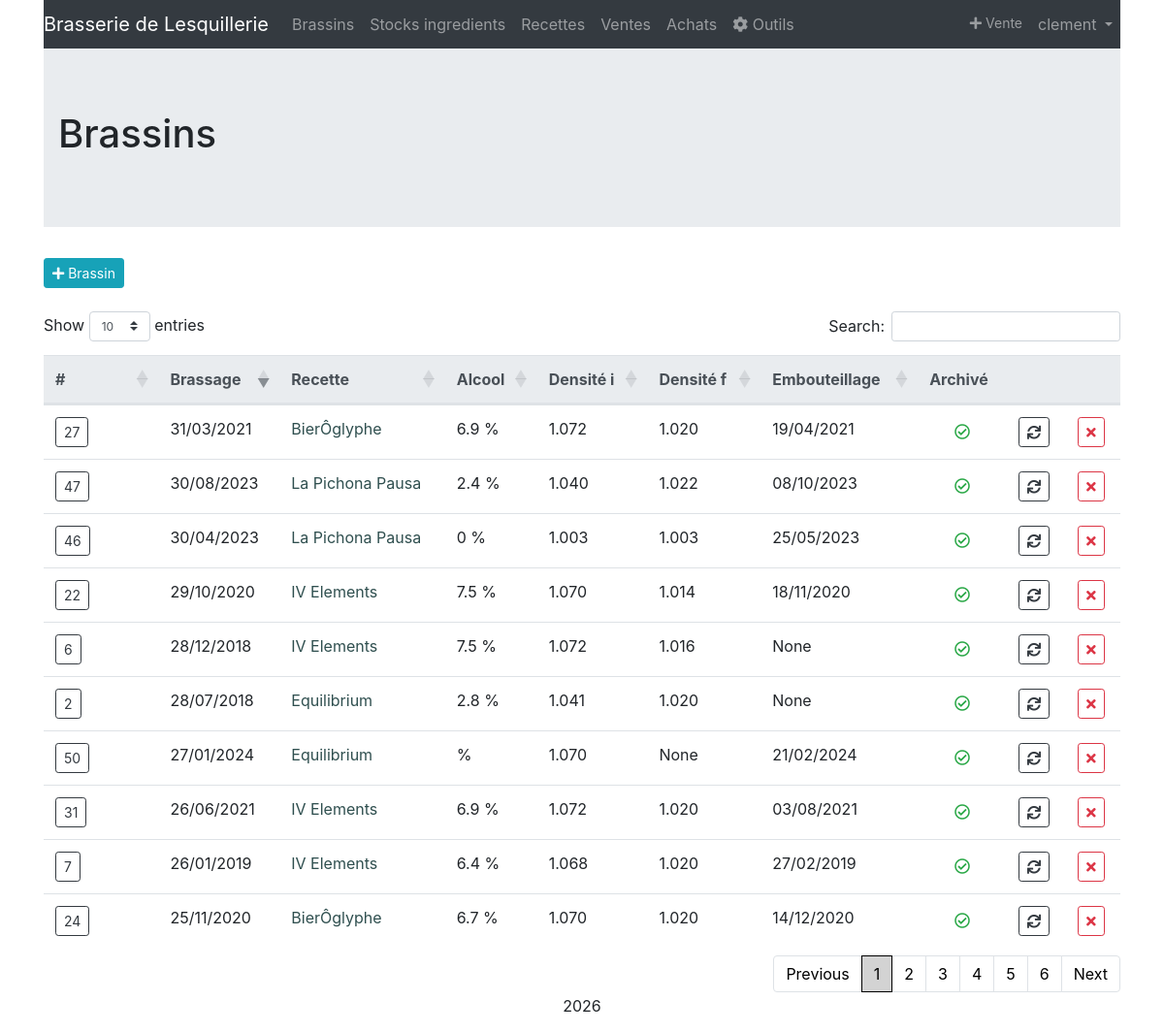
The app's page /brasserie/brassins/ (signed in) with its own data.
### brassin/models.py (models this page shows, shortened)
class Profile(models.Model):
	user = models.OneToOneField(User, on_delete=models.CASCADE)
	brasserie = models.CharField(max_length=100)
	logo = models.ImageField(upload_to ='logos',blank=True,null=True)

class Brassin(models.Model):
	date_brassin = models.DateField(null=True)
	numero = models.CharField(blank=True,null=True,max_length=30)
	date_mise_bouteille = models.DateField(blank=True,null=True)
	densite_avant_ebullition = models.DecimalField(blank=True,null=True, max_digits=4, decimal_places=3)
	densite_initiale = models.DecimalField(blank=True,null=True, max_digits=4, decimal_places=3)
	densite_finale = models.DecimalField(blank=True,null=True, max_digits=4, decimal_places=3)
	volume_empatage = models.DecimalField(blank=True,null=True, max_digits=5, decimal_places=1)
	volume_rincage_dreches = models.DecimalField(blank=True,null=True, max_digits=5, decimal_places=1)
	volume_mout = models.DecimalField(blank=True,null=True, max_digits=5, decimal_places=1)
	volume_cuve_fermentation = models.DecimalField(blank=True,null=True, max_digits=5, decimal_places=1)
	volume_starter = models.DecimalField(blank=True,null=True, max_digits=5, decimal_places=1,default=0)
	temps_empatage = models.TimeField(blank=True,null=True,default="01:15:00")
	temps_ebullition = models.TimeField(blank=True,null=True,default="01:30:00")
	temps_fermentation = models.TimeField(blank=True,null=True)
	notes = models.TextField(blank=True,null=True)
	resucrage = models.DecimalField(blank=True,null=True, max_digits=2, decimal_places=1)
	ingredient = models.ManyToManyField(Ingredient, through='BrassinIngredient',blank=True)
	recette = models.ForeignKey(Recette, on_delete=models.SET_NULL, null=True,blank=True)
	fermenteur = models.ForeignKey(Fermenteur, on_delete=models.SET_NULL, null=True,blank=True)
	archive = models.BooleanField(default=False)
	class Meta:
		verbose_name = "Brassin"
		ordering = ['-date_brassin']
	@property
	def taux_alcool(self):
		if not self.densite_initiale or not self.densite_finale:
			return
		return (self.densite_initiale-self.densite_finale)*Decimal(133.333)

class Recette(models.Model):
	nom = models.CharField(max_length=30)
	type_biere = models.CharField(blank=True,null=True,max_length=30)
	densite_desire = models.DecimalField(blank=True,null=True, max_digits=4, decimal_places=3)
	taux_empatage =  models.DecimalField(max_digits=4, decimal_places=3,default=0.3)
	resucrage = models.DecimalField(blank=True,null=True, max_digits=3, decimal_places=1,default=7)
	notes = models.TextField(blank=True,null=True)
	etiquette = models.ImageField(upload_to = 'recettes',blank=True,null=True)
	class Meta:
		verbose_name = "Recette"
		ordering = ['id']
	def __str__(self):
		return self.nom

### brassin/views.py (the view)
# urls.py: path('brassins/', views.BrassinsList, name="brassin_list"),
@login_required
def BrassinsList(request):
    bs = Brassin.objects.all()
    return render(request, "brassin/brassin_list.html", {'brassins': bs})

### brassin/templates/brassin/brassin_list.html (shortened to what this page needs)
{% extends 'base.html' %}
{% load static %}
{% block content %}
  <div class="jumbotron jumbotron-fluid">
    <div class="container">
      <h1 class="page-header">Brassins</h1>
    </div>
  </div>
      <a class="btn btn-info btn-sm" href="{% url 'brassin_create' %}"><i class="fas fa-plus"></i>  Brassin</a>
  <br/><br/>
  <div class="row">
    <div class="col-12">
      <table class="table table-hover" id="Brassin-table" style="width:100%">
        <thead class="thead-light">
          <tr>
            <th>#</th>
            <th>Brassage</th>
            <th>Recette</th>
            <th>Alcool</th>
            <th>Densité i</th>
            <th>Densité f</th>
            <th>Embouteillage</th>
            <th>Archivé</th>
            <th></th>
            <th></th>
          </tr>
        </thead>
        <tbody>
          {% for brassin in brassins %}
          <tr>
            <td><a data-toggle="tooltip" title="{{ brassin.notes }}" class="btn btn-outline-dark btn-sm" href="{% url 'brassin_consult' brassin.id %}">{{ brassin.numero }}</a></td>
            <td>{{ brassin.date_brassin }}</td>
            <td><a href="{% if brassin.recette %}{% url 'recette_consult' brassin.recette.id %}{% endif %}">{{ brassin.recette }}</a></td>
            <td>{{ brassin.taux_alcool|floatformat }} %</td>
            <td>{{ brassin.densite_initiale }}</td>
            <td>{{ brassin.densite_finale }}</td>
            <td>{{ brassin.date_mise_bouteille }}</td>
            <td style="text-align: center;vertical-align: middle;">{% if brassin.archive %}<i class="far fa-check-circle" style="color:#28a745"></i>{% endif %}</td>
            <td><a class="btn btn-outline-dark btn-sm" href="{% url 'brassin_update' brassin.id %}"><i class="fas fa-sync"></i></a></td>
            <td><a class="btn btn-outline-danger btn-sm" href="{% url 'brassin_delete' brassin.id %}"><i class="fas fa-times"></i></a></td>
          </tr>
          {% empty %}
            <tr>
              <td colspan="10" class="text-center bg-warning">Pas encore de brassin.</td>
            </tr>
          {% endfor %}
        </tbody>
      </table>
    </div>
   </div>
  </div>
{% endblock %}

### templates/base.html (shortened to what this page needs)
{% load static %}
<!DOCTYPE html>
<html lang="fr">
  <head>
    <link rel="stylesheet" href="https://use.fontawesome.com/releases/v5.7.0/css/all.css">
    <link rel="stylesheet" href="https://maxcdn.bootstrapcdn.com/bootstrap/4.0.0/css/bootstrap.min.css">
    <link rel="stylesheet" type="text/css" href="https://cdn.datatables.net/1.10.24/css/dataTables.bootstrap4.min.css"/>
    <link rel="stylesheet" href="{% static 'brassin/css/style.css' %}" />
  </head>
  <body>
    <div class="container">
      <nav class="navbar navbar-expand-sm bg-dark navbar-dark sticky-top bg-faded">
        <a class="navbar-brand" href="{% url 'home' %}">
          {% if user.profile.logo %}
            <img src="{{ user.profile.logo.url }}" alt="{{ user.profile.brasserie }}" height="30">
          {% else %}
            {{ user.profile.brasserie }}
          {% endif %}
        </a>
        <div class="collapse navbar-collapse" id="collapsibleNavbar">
          {% if user.is_authenticated %}
          <ul class="navbar-nav">
            <li class="nav-item">
              <a class="nav-link" href="{% url 'brassin_list' %}">Brassins</a>
            </li>
            <li class="nav-item">
              <a class="nav-link" href="{% url 'ingredients_list' %}">Stocks ingredients</a>
            </li>
            <li class="nav-item">
              <a class="nav-link" href="{% url 'recettes_list' %}">Recettes</a>
            </li>
            <li class="nav-item">
              <a class="nav-link" href="{% url 'ventes_list' %}">Ventes</a>
            </li>
            <li class="nav-item">
              <a class="nav-link" href="{% url 'achats_list' %}">Achats</a>
            </li>
            <li class="nav-item">
              <a class="nav-link" href="{% url 'outils' %}"><i class="fa fa-cog" aria-hidden="true"></i>   Outils</a>
            </li>
          </ul>
          <ul class="navbar-nav ml-auto">
            <li class="nav-item">
              <a class="nav-link btn-outline-info btn-sm" href="{% url 'vente_create' %}"><i class="fas fa-plus"></i>  Vente</a>
            </li>
            <li class="nav-item dropdown">
              <a class="nav-link dropdown-toggle" href="#" id="navbardrop" data-toggle="dropdown">
                {{ user.get_username }}
              </a>
            </li>
          </ul>
          {% endif %}
        </div>
      </nav>
      {% block content %}
      {% endblock %}
      <footer class="container-fluid bg-4 text-center">
          <p>{% now "Y" %}</p>
      </footer>
  </body>
</html>

### brassin/static/brassin/css/style.css (style rules this page uses)
.navbar { padding: 0; }
.nav-link { padding: .8rem 1rem; }
a { color: darkslategray; }

### records on screen
Brassin: numero "50", date_brassin "27/01/2024", recette "Equilibrium", densite_initiale "1.070", densite_finale "None", date_mise_bouteille "21/02/2024", archive True (drawn)
Brassin: numero "47", date_brassin "30/08/2023", recette "La Pichona Pausa", taux_alcool "2.4", densite_initiale "1.040", densite_finale "1.022", date_mise_bouteille "08/10/2023", archive True (drawn)
Brassin: numero "46", date_brassin "30/04/2023", recette "La Pichona Pausa", taux_alcool "0", densite_initiale "1.003", densite_finale "1.003", date_mise_bouteille "25/05/2023", archive True (drawn)
Brassin: numero "31", date_brassin "26/06/2021", recette "IV Elements", taux_alcool "6.9", densite_initiale "1.072", densite_finale "1.020", date_mise_bouteille "03/08/2021", archive True (drawn)
Brassin: numero "27", date_brassin "31/03/2021", recette "BierÔglyphe", taux_alcool "6.9", densite_initiale "1.072", densite_finale "1.020", date_mise_bouteille "19/04/2021", archive True (drawn)
Brassin: numero "24", date_brassin "25/11/2020", recette "BierÔglyphe", taux_alcool "6.7", densite_initiale "1.070", densite_finale "1.020", date_mise_bouteille "14/12/2020", archive True (drawn)
Brassin: numero "22", date_brassin "29/10/2020", recette "IV Elements", taux_alcool "7.5", densite_initiale "1.070", densite_finale "1.014", date_mise_bouteille "18/11/2020", archive True (drawn)
Brassin: numero "7", date_brassin "26/01/2019", recette "IV Elements", taux_alcool "6.4", densite_initiale "1.068", densite_finale "1.020", date_mise_bouteille "27/02/2019", archive True (drawn)
Brassin: numero "6", date_brassin "28/12/2018", recette "IV Elements", taux_alcool "7.5", densite_initiale "1.072", densite_finale "1.016", date_mise_bouteille "None", archive True (drawn)
Brassin: numero "2", date_brassin "28/07/2018", recette "Equilibrium", taux_alcool "2.8", densite_initiale "1.041", densite_finale "1.020", date_mise_bouteille "None", archive True (drawn)

### other values on screen
{{ user.profile.brasserie }} "Brasserie de Lesquillerie"
{{ user.get_username }} "clement"
